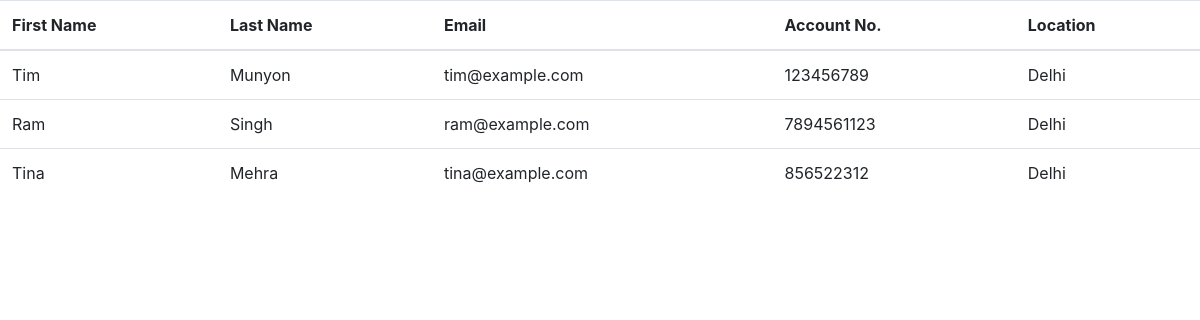
/other/3/, run on the app's committed database.
### company_profile/models.py (models this page shows, shortened)
class details(models.Model):
    FirstName=models.CharField(max_length=30,null=False)
    LastName=models.CharField(max_length=30,null=False)
    Email=models.EmailField(max_length=30,null=False)
    AccountNumber=models.IntegerField(max_length=30,null=False)
    Location=models.CharField(max_length=30,null=False)

### company_profile/views.py (the view)
# urls.py: url(r'^other/(?P<x>\d+)/', views.other, name='other_view'),
def other(request,x):
    if x=='1':
        obj = details.objects.filter(Location__in=["Delhi", "Gurgaon"])
        context = {
            'data': obj
        }
        return render(request,'other_view.html',context)
    if x=='2':
        obj=details.objects.filter(Location__in=["Jaipur","Kota"])
        context = {
            'data': obj
        }
        return render(request,'other_view.html',context)
    if x=='3':
        obj=details.objects.filter(Location="Delhi")
        context = {
            'data': obj
        }
        return render(request,'other_view.html',context)
    return render(request, 'other_view.html')

### company_profile/templates/other_view.html (shortened to what this page needs)
<!DOCTYPE html>
{% extends 'homepage.html' %}
{% load static %}
{% block script %}
<body>
<table class="table">
        <thead>
        <tr>
            <th scope="col">First Name</th>
            <th scope="col">Last Name</th>
            <th scope="col">Email</th>
            <th scope="col">Account No.</th>
            <th scope="col">Location</th>
        </tr>
        </thead>
        <tbody>
        {% for data in data %}
            <tr>
                <td>{{ data.FirstName }}</td>
                <td>{{ data.LastName }}</td>
                <td>{{ data.Email }}</td>
                <td>{{ data.AccountNumber }}</td>
                <td>{{ data.Location }}</td>
            </tr>
        {% endfor %}
        </tbody>
    </table>
</body>
{% endblock %}

### data on the page
details: FirstName "Tim", LastName "Munyon", Email "tim@example.com", AccountNumber "123456789", Location "Delhi"
details: FirstName "Ram", LastName "Singh", Email "ram@example.com", AccountNumber "7894561123", Location "Delhi"
details: FirstName "Tina", LastName "Mehra", Email "tina@example.com", AccountNumber "856522312", Location "Delhi"
